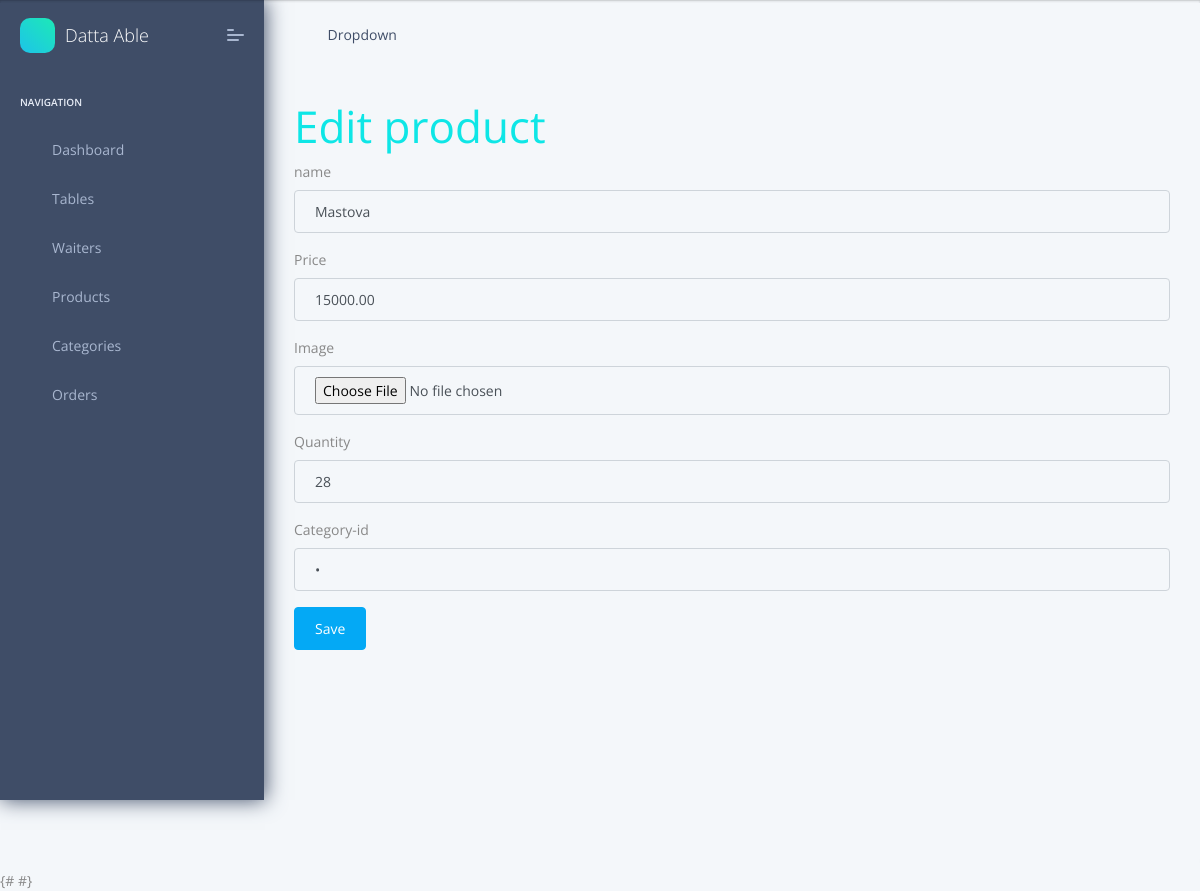
The app's page /dashboard/product_edit/1/ with its own data.
### api/models.py (models this page shows, shortened)
class Product(models.Model):
    name = models.CharField(max_length=100, unique=True)
    created_at = models.DateTimeField(auto_now_add=True)
    price = models.DecimalField(max_digits=20, decimal_places=2)
    image = models.ImageField(upload_to="products/", null=True, blank=True)
    category = models.ForeignKey(Category, on_delete=models.CASCADE, related_name='product')
    quantity = models.IntegerField(default=0)

### dashboard/views.py (the view)
# urls.py: path('product_edit/<int:pk>/',product_edit,name='product_edit'),
def product_edit(request, pk):
    product = get_object_or_404(Product, id=pk)
    if request.method == 'POST':
        name = request.POST.get('name')
        price = request.POST.get('price')
        image = request.FILES.get('image')
        category_id = request.POST.get('category_id')
        quantity = request.POST.get('quantity')
        if name and price and category_id and quantity:
            product.name = name
            product.price = price
            product.category_id = category_id
            product.quantity = quantity
            if image:
                product.image = image
            product.save()
            messages.success(request, 'Product updated successfully')
            return redirect('product')
        else:
            messages.error(request, "You should fill all the fields")
            return render(request, 'product_edit.html', {'product': product})
    else:
        return render(request, 'product_edit.html', {'product': product})

### templates/product_edit.html (shortened to what this page needs)
{% extends 'base.html' %}
    {% block content %}
    <div class="pcoded-main-container">
        <div class="pcoded-wrapper">
            <div class="pcoded-content">
                <h2 style="color: rgb(14, 230, 230);">Edit product</h2>
                <form enctype="multipart/form-data" action="{% url 'product_edit' product.pk %}" method="post">
                    <div class="form-group">
                        <label for="exampleInputEmail1">name</label>
                        <input name="name" type="text" class="form-control" id="exampleInputEmail1" aria-describedby="emailHelp" placeholder="Enter product name" value="{{ product.name }}">
                    </div>
                    <div class="form-group">
                        <label for="exampleInputPassword1">Price</label>
                        <input name="price" type="text" class="form-control" id="exampleInputPassword1" placeholder="price" value="{{ product.price }}">
                    </div>
                    <div class="form-group">
                        <label for="exampleInputPassword1">Image</label>
                        <input name="image" enctype="multipart" type="file" class="form-control" id="exampleInputPassword1" placeholder="image">
                    </div>
                    <div class="form-group">
                        <label for="exampleInputPassword1">Quantity</label>
                        <input name="quantity" type="text" class="form-control" id="exampleInputPassword1" placeholder="quantity" value="{{ product.quantity }}">
                    </div>
                    <div class="form-group">
                        <label for="exampleInputPassword1">Category-id</label>
                        <input name="category_id" type="password" class="form-control" id="exampleInputPassword1" placeholder="category-id" value="{{ product.category_id }}">
                    </div>
                    <button type="submit" class="btn btn-primary">Save</button>
                </form>
            </div>
        </div>
    </div>
    {% endblock %}

### records on screen
Product: name "Mastova", price "15000.00", quantity "28"
